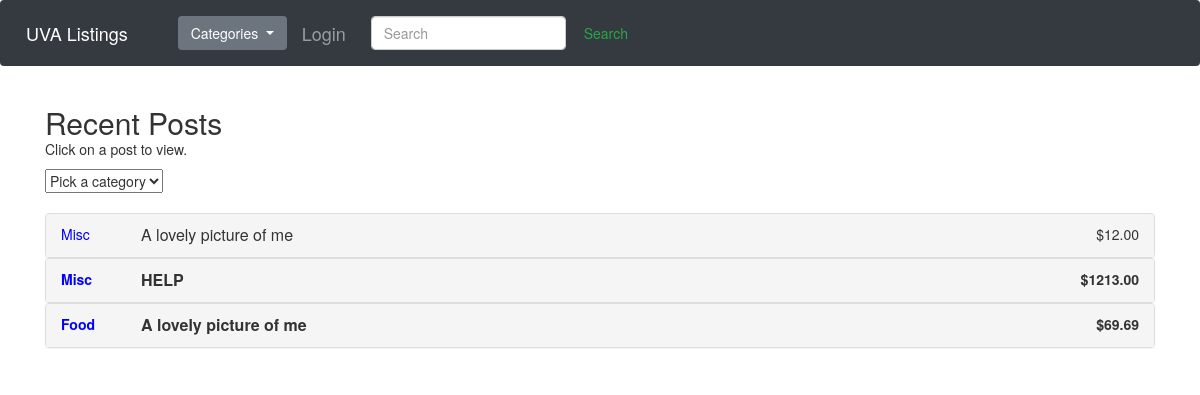
/posts/, run on an earlier commit of the app's database.
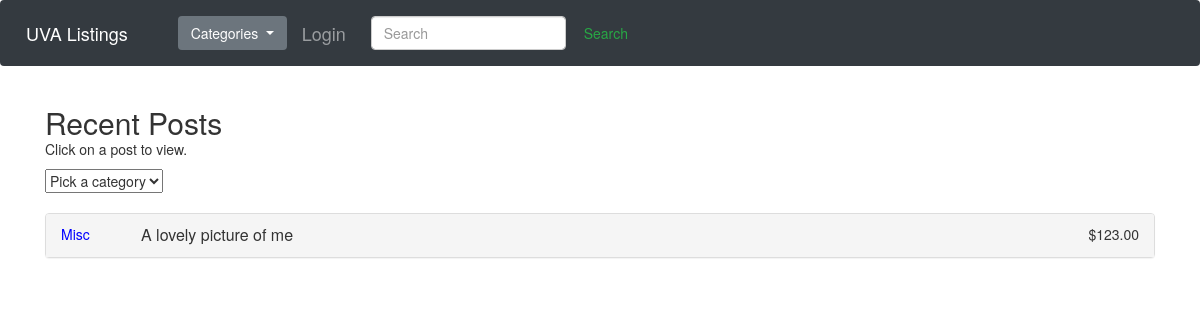
And on a later commit of the database.
### posts/models.py (models this page shows, shortened)
class Post(models.Model):
    titleText = models.CharField(max_length=200)
    description = models.CharField(max_length=200)
    creation_date = models.DateTimeField(auto_now=True)
    Electronics = 'Electronics'
    Services = 'Services'
    Miscellaneous = 'Misc'
    Housing = 'Housing'
    Food = 'Food'
    Community = 'Community'
    Textbooks = 'Textbooks'
    Tutoring = 'Tutoring'
    Clothes = 'Clothes'
    CategoryChoices = [
    (Electronics, 'Electronics'),
    (Services, 'Services'),
    (Miscellaneous, 'Miscellaneous'),
    (Housing, 'Housing'),
    (Food, 'Food'),
    (Community, 'Community'),
    (Textbooks, 'Textbooks'),
    (Tutoring, 'Tutoring'),
    (Clothes, 'Clothes'),
    ]
    category = models.CharField(max_length=200, choices=CategoryChoices, default=Miscellaneous)
    price = models.DecimalField(max_digits=6, decimal_places=2)
    user = models.ForeignKey(User, on_delete=models.CASCADE, default=Default_id)
    upload = models.OneToOneField(Photo,on_delete=models.DO_NOTHING)

### posts/views.py (the view)
# urls.py: path('', views.postIndex, name='posts'),
def postIndex(request):
    template_name = 'posts/postIndex.html'
    postList = Post.objects.order_by('-creation_date')
    categoryClicked = 'all'
    context = {'postList': postList, 'categoryClicked': categoryClicked}
    return render(request, 'posts/postIndex.html',context)

### posts/templates/posts/postIndex.html (shortened to what this page needs)
<link href="//netdna.bootstrapcdn.com/bootstrap/3.0.0/css/bootstrap.min.css" rel="stylesheet" id="bootstrap-css">
{% block page %}
{% load socialaccount %}
{% include "header.html" %}
<head>
	<link rel="stylesheet" href="https://maxcdn.bootstrapcdn.com/bootstrap/3.4.0/css/bootstrap.min.css">
</head>
<body>
<div class="container">
  <h2>Recent Posts</h2>
  <div style="margin-top: -10px; margin-bottom: 10px;">
	Click on a post to view.
  </div>
	<div style="width:200px;">
	  <select id="selectCategory" onchange="filterByCategory()">
		<option disabled selected value="all">Pick a category</option>
	  </select>
	</div>
	<br>
  <div class="panel-group" id="accordion">
	{% if postList %}
		{% for postVar in postList %}
			{% if categoryClicked == 'all' %}
			<div class="panel panel-default all {{ postVar.category }}">
			{% else %}
				{% if categoryClicked == postVar.category %}
					<div class="panel panel-default all {{ postVar.category }}">
				{% else %}
					<div class="panel panel-default all {{ postVar.category }} hide">
				{% endif %}
			{% endif %}
			  <div class="panel-heading">
				<span style="color: blue; float: left; width: 80px;">
					{{ postVar.category }}
				</span>
				<span class="panel-title">
					<a data-toggle="collapse" data-parent="#accordion" href="#collapse{{ forloop.counter }}">{{ postVar.titleText }}</a>
				</span>
				<span style="float: right;">
					${{ postVar.price }}
				</span>
			  </div>
				{% if forloop.counter == 1 %}
					<div id="collapse{{ forloop.counter }}" class="panel-collapse collapse">
				{% else %}
					<div id="collapse{{ forloop.counter }}" class="panel-collapse collapse">
				{% endif %}
				<div class="panel-body">
					<div>
						<br>
						<br>
						<br>
						<br>
						<br>
						<br>
						<br>
						<br>
						<br>
						<br>
						<br>
						<br>
						<b><a href="/posts/{{ postVar.id }}/">More</a><b>
					</div>
				</div>
			  </div>
			</div>
		{% endfor %}
	{% else %}
	<p>No posts are available.</p>
	{% endif %}
  </div>
</div>
</body>
{% endblock %}

### resources/htmlFiles/header.html (shortened to what this page needs)
<link rel="stylesheet" type="text/css" href="posts.css">
<link rel="stylesheet" href="https://maxcdn.bootstrapcdn.com/bootstrap/4.3.1/css/bootstrap.min.css">
<link rel="stylesheet" href="https://stackpath.bootstrapcdn.com/bootstrap/4.3.1/css/bootstrap.min.css">
<header>
    <nav style="bg-color: red;" class="navbar navbar-expand-lg navbar-dark bg-dark">
        <a class="navbar-brand" href="/">UVA Listings</a>
        <div class="collapse navbar-collapse" id="navbarNav">
            <ul class="navbar-nav">
                <li class="nav-item active">
				<div class="dropdown" style="margin: auto; width: 50%; padding: 10px; float: left;">
					<button class="btn btn-secondary dropdown-toggle" type="button" id="dropdownMenuButton" data-toggle="dropdown" aria-haspopup="true" aria-expanded="false">
					Categories
					</button>
				</div>
                </li>
				{% if user.is_authenticated %}
					<li class="nav-item" style="font-size: 18px; margin: auto;">
						<a class="nav-link" href="{% url 'social:begin' 'google-oauth2' %}">{{ user.username }}</a>
					</li>
				{% else %}
				<li class="nav-item" style="font-size: 18px; margin: auto;">
                    <a class="nav-link" href="{% url 'social:begin' 'google-oauth2' %}">Login</a>
                </li>
				{% endif %}
				<form class="form-inline my-2 my-lg-0" style="margin: auto; margin-left: 20px;" action="/search" method="get" accept-charset="utf-8">
				<input class="form-control mr-sm-2 searchfield" type="text" name="q" placeholder="Search" aria-label="Search">
				<button class="btn btn-outline-success my-2 my-sm-0" type="submit">Search</button>
				</form>
            </ul>
        </div>
    </nav>
</header>

What changed in the data, as far as the page shows it:
removed Post: category "Misc", titleText "A lovely picture of me", price "12.00"
removed Post: category "Misc", titleText "HELP", price "1213.00"
removed Post: category "Food", titleText "A lovely picture of me", price "69.69"
added Post: category "Misc", titleText "A lovely picture of me", price "123.00"
